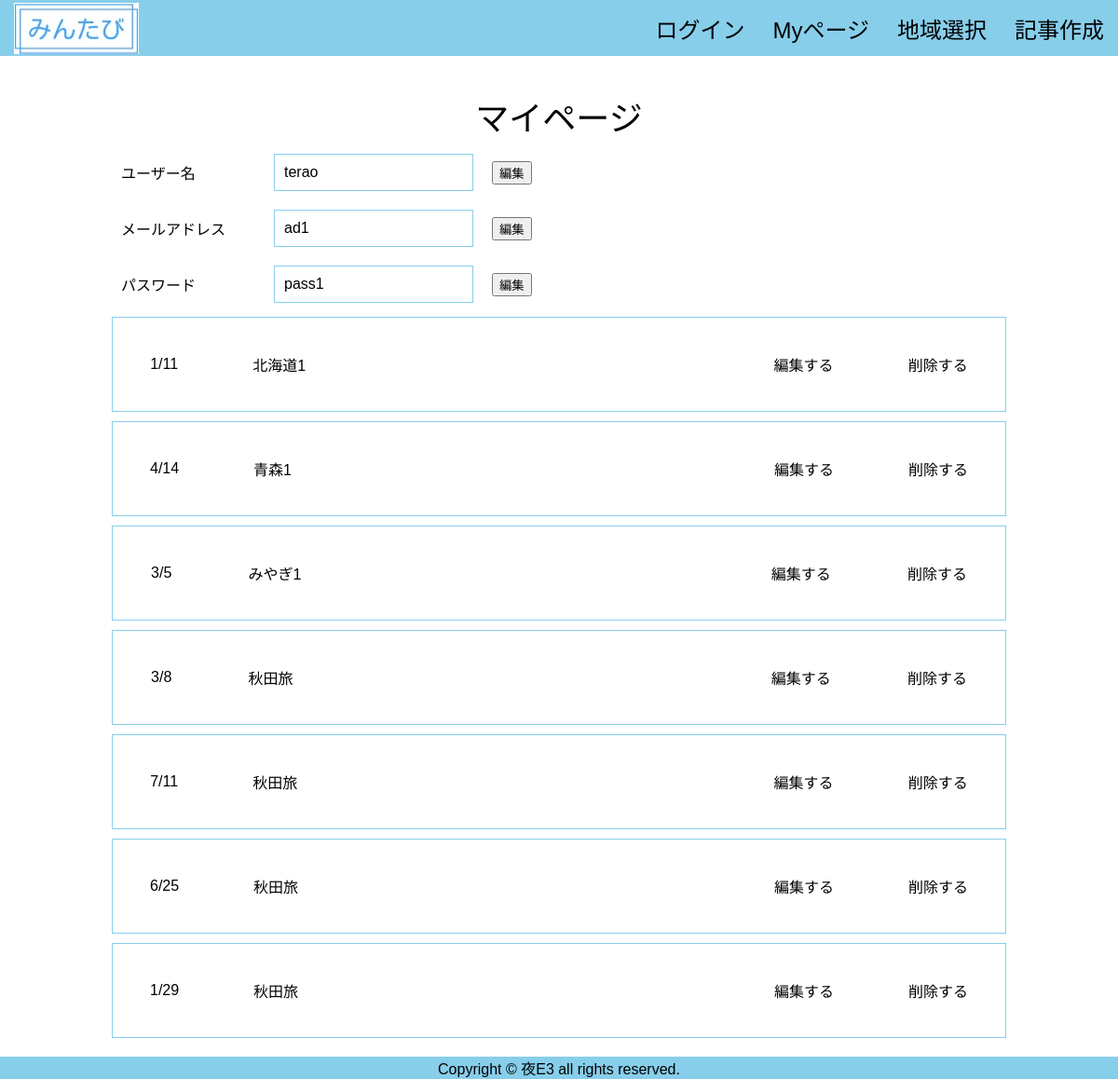
Page /mypage (signed in) on the committed database.
### tables this page shows
CREATE TABLE "users" (
	"id"	INTEGER PRIMARY KEY AUTOINCREMENT,
	"name"	TEXT,
	"adress"	TEXT,
	"pass"	TEXT
);

CREATE TABLE "page" (
	"ID"	INTEGER PRIMARY KEY AUTOINCREMENT,
	"userID"	INTEGER,
	"editPASS"	TEXT,
	"title"	TEXT,
	"prefectures"	INTEGER,
	"month"	INTEGER,
	"date"	INTEGER,
	"flag"	INTEGER,
	"period"	TEXT
);

### app.py (the view)
@app.route('/mypage')
def mypage():
    user_id =session ["user_id"]
    conn = sqlite3.connect('flaskapp.db')
    c = conn.cursor()
    c.execute("select name, adress, pass from users where id=?", (user_id,))
    user_info = c.fetchone()
    c.execute(
        "select prefectures, month, date, title, id from page where flag=0 and UserID=?", (user_id,))
    page = []
    for row in c.fetchall():
        page.append({"area": row[0], "month": row[1],
                     "date": row[2], "title": row[3], "pageid": row[4]})
    c.close()
    print(user_info)
    print(page)
    print(user_id)
    return render_template('mypage.html', page=page, user_info=user_info)

### templates/mypage.html
<!DOCTYPE html>
{% extends 'base.html' %}
{% block content %}
<div class="title">マイページ</div>
<div class="mypg_box1">
    <div class="f_item1">ユーザー名</div>
    <div class="f_item2">{{user_info[0]}}</div>
    <div class="f_item3"><button>編集</button></div>
</div>
<div class="mypg_box1">
    <div class="f_item1">メールアドレス</div>
    <div class="f_item2">{{user_info[1]}}</div>
    <div class="f_item3"><button>編集</button></div>
</div>
<div class="mypg_box1">
    <div class="f_item1">パスワード</div>
    <div class="f_item2">{{user_info[2]}}</div>
    <div class="f_item3"><button>編集</button></div>
</div>
{% for item in page %}
<div class="mypg_box2">
    <div class="my_item1">{{item["month"]}}/{{item["date"]}}</div>
    <div class="my_item2">{{item["title"]}}</div>
    <div class="my_item3">編集する</div>
    <div class="my_item4"><a href="/deletepage/{{item['pageid']}}">削除する</a></div>
</div>
{% endfor %}
{% endblock %}

### static/css/style.css (style rules this page uses)
html { overflow-y: scroll; }
body, h1, h2, h3, h4, h5, p, ul, ol, li, dl, dt, dd { margin: 0px; padding: 0px; }
a { outline: none; color: inherit; text-decoration: none; }
body { font-family: "Noto Sans Japanese", "ヒラギノ角ゴ Pro W3", "Hiragino Kaku Gothic Pro", "ヒラギノ角ゴ ProN W3", "Hiragino Kaku Gothic ProN", "游ゴシック", YuGothic, "メイリオ", "Meiryo", "HGPｺﾞｼｯｸM", "Osaka", "ＭＳ Ｐゴシック", sans-serif, Century Gothic, Arial; }
.title { display: flex; justify-content: center; align-items: flex-end; font-size: 36px; height: 150px; }
.mypg_box1 { display: flex; justify-content: flex-start; align-items: center; height: 50px; margin: 10px 10%; }
.f_item1 { width: 15%; padding: 10px; text-align: left; }
.f_item2 { width: 20%; padding: 10px; margin: 10px; text-align: left; border: 1px solid skyblue; ; }
.f_item3 { padding: 10px; text-align: left; }
.mypg_box2 { display: flex; justify-content: space-around; align-items: center; height: 100px; border: 1px solid skyblue; margin: 10px 10%; }
.my_item2 { width: 50%; }

### rows in the picture
users: name "terao", adress "ad1", pass "pass1"
page: month "1", date "11", title "北海道1"
page: month "4", date "14", title "青森1"
page: month "3", date "5", title "みやぎ1"
page: month "3", date "8", title "秋田旅"
page: month "7", date "11", title "秋田旅"
page: month "6", date "25", title "秋田旅"
page: month "1", date "29", title "秋田旅"
